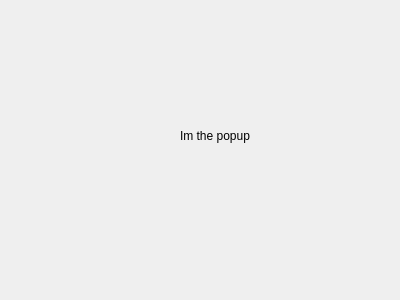
<?xml version="1.0" encoding="UTF-8"?>
<ui version="4.0">
 <class>FilePopup</class>
 <widget class="QWidget" name="FilePopup">
  <property name="geometry">
   <rect>
    <x>0</x>
    <y>0</y>
    <width>400</width>
    <height>300</height>
   </rect>
  </property>
  <property name="windowTitle">
   <string>Form</string>
  </property>
  <widget class="QLabel" name="label">
   <property name="geometry">
    <rect>
     <x>180</x>
     <y>100</y>
     <width>151</width>
     <height>71</height>
    </rect>
   </property>
   <property name="text">
    <string>Im the popup</string>
   </property>
  </widget>
 </widget>
 <resources/>
 <connections/>
</ui>
